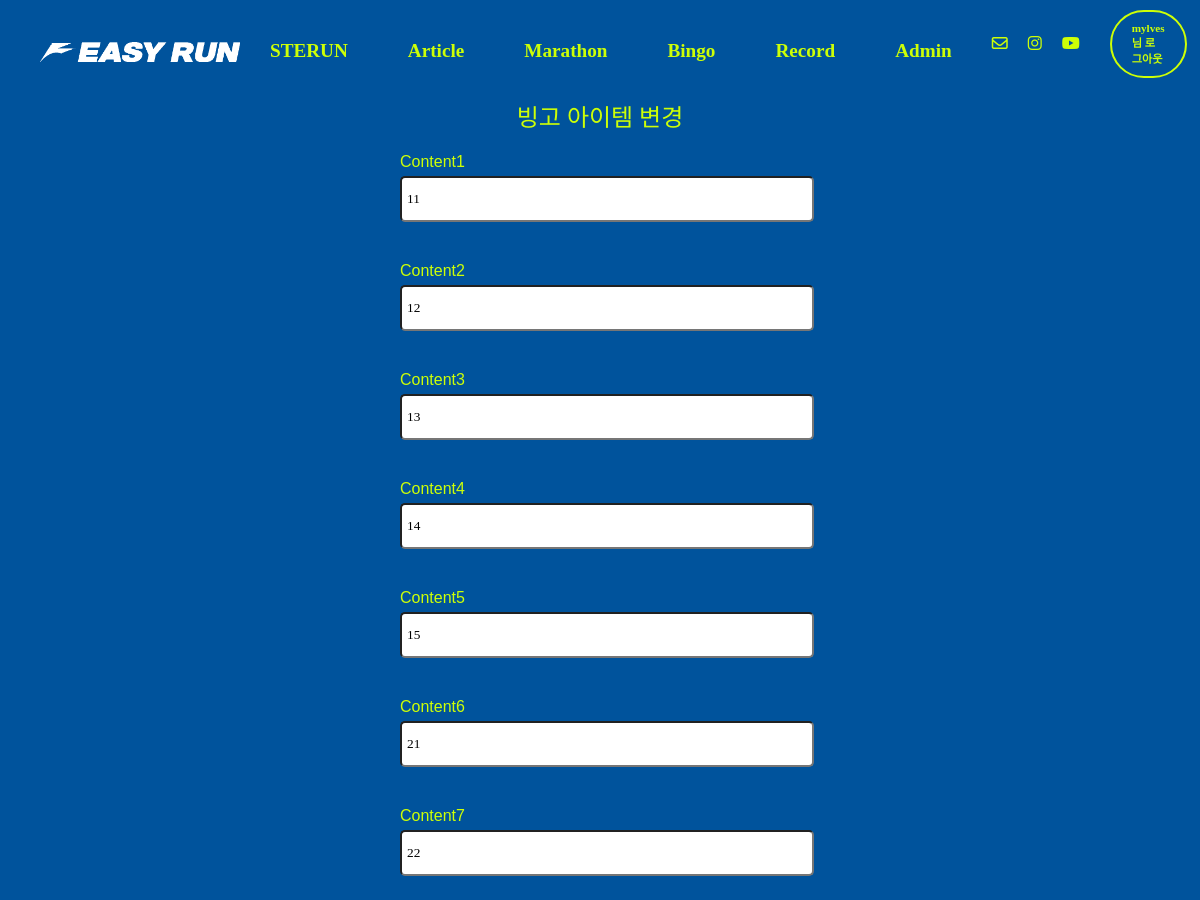
Page /bingo/bingoupdate/1 (signed in, upper part) on the earlier database version.
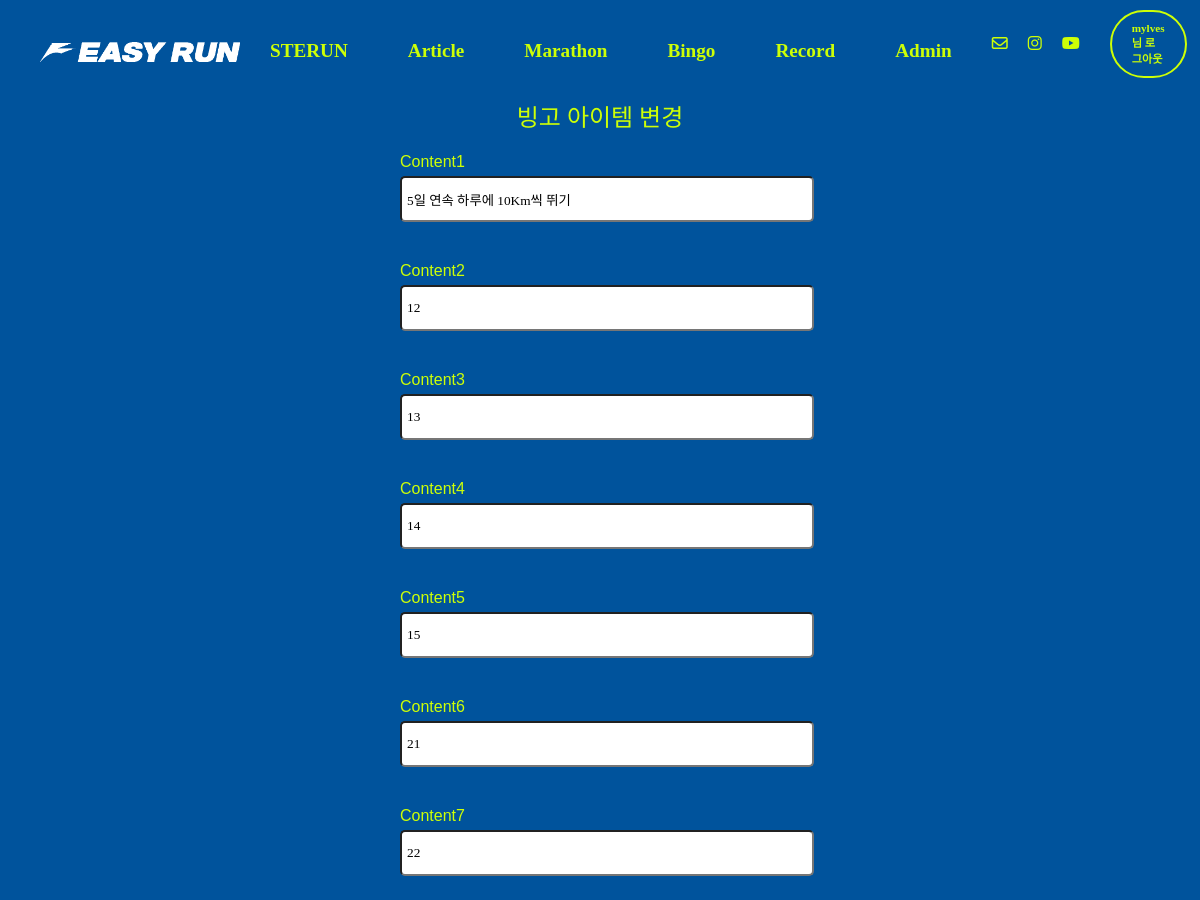
Same page on the later database version.
### bingo/models.py (models this page shows, shortened)
class BingoItem(models.Model):
    item_id = models.IntegerField(primary_key=True)
    content = models.CharField(max_length=100, blank=False, null=False)
    row = models.IntegerField(null=False, blank=False)
    col = models.IntegerField(null=False, blank=False)

### bingo/views.py (the view)
# urls.py: path("bingoupdate/<str:pk>", views.bingoupdate, name="bingoupdate"),
def bingoupdate(request,pk):
    bingoitem = BingoItem.objects.all()
    return render(request, "bingo_res.html", {"bingoitem":bingoitem})

### templates/bingo_res.html (shortened to what this page needs)
{% extends "base.html" %}
{% load static %}
{% block content %}
  {% if user.is_authenticated %}
    <body class="mainbg">
      <div class="run-submit-title">
        빙고 아이템 변경
      </div>
      <div class="run-form-container">
        <form method="post" id="contactForm" class="run-sm-form" name="contactForm" action="{% url 'bingo:bingores' user.pk %}" enctype="multipart/form-data">
          {% for item in bingoitem %}
            <div class="form-control">
              <div class="form-label">Content{{ item.item_id }}
              </div><input class="run-input" id="content{{ item.item_id }}" name="content{{ item.item_id }}" value="{{ item.content }}" type="text" required=""/>
            </div>
          {% endfor %}
        </form>
      </div>
    </body>
  {% endif %}
{% endblock content %}

Differences in the rows shown:
changed BingoItem id 1: content "11" → "5일 연속 하루에 10Km씩 뛰기"
